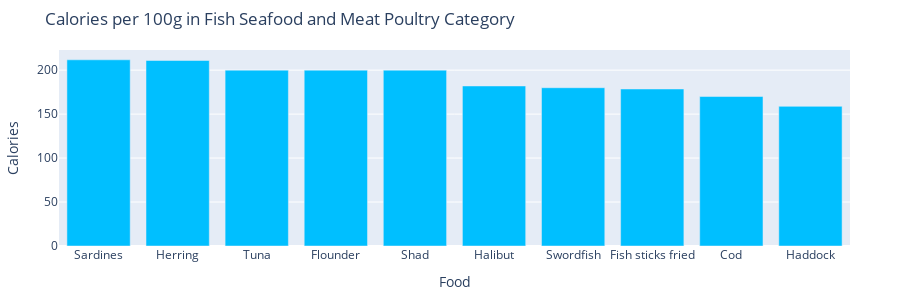

The code cell stored with this chart in its notebook:
### Markdown cell above
# Analyzing Fish Seafood and Meat Poultry Category

### Code cell
meat = nutrients[nutrients['Category'].isin(['Fish Seafood','Meat, Poultry'])]
meat_top_calories = meat.sort_values(by='Calories', ascending=False)
meat_top_calories = meat_top_calories.head(10)

fig = go.Figure(data=go.Bar(x=meat_top_calories['Food'], y=meat_top_calories['Calories'], marker_color='deepskyblue'))

fig.update_layout(title="Calories per 100g in Fish Seafood and Meat Poultry Category", xaxis_title="Food", yaxis_title="Calories")

fig.update_layout(
    title="Calories per 100g in Fish Seafood and Meat Poultry Category",
    xaxis_title="Food",
    yaxis_title="Calories",
    autosize=False,
    width=900,
    height=300,
    margin=dict(l=50, r=50, t=50, b=50)
)

fig.show()

### Figure 1 — Plotly figure (JSON) as saved in the notebook; plotly's stock layout.template omitted (floating-point values rounded to 4 significant figures)
{"data": [{"marker": {"color": "deepskyblue"}, "type": "bar", "x": ["Sardines", "Herring", "Tuna", "Flounder", "Shad", "Halibut", "Swordfish", "Fish sticks fried", "Cod", "Haddock"], "y": [211.8, 211, 200, 200, 200, 182, 180, 178.6, 170, 158.8]}], "layout": {"autosize": false, "height": 300, "margin": {"b": 50, "l": 50, "r": 50, "t": 50}, "title": {"text": "Calories per 100g in Fish Seafood and Meat Poultry Category"}, "width": 900, "xaxis": {"title": {"text": "Food"}}, "yaxis": {"title": {"text": "Calories"}}}}
